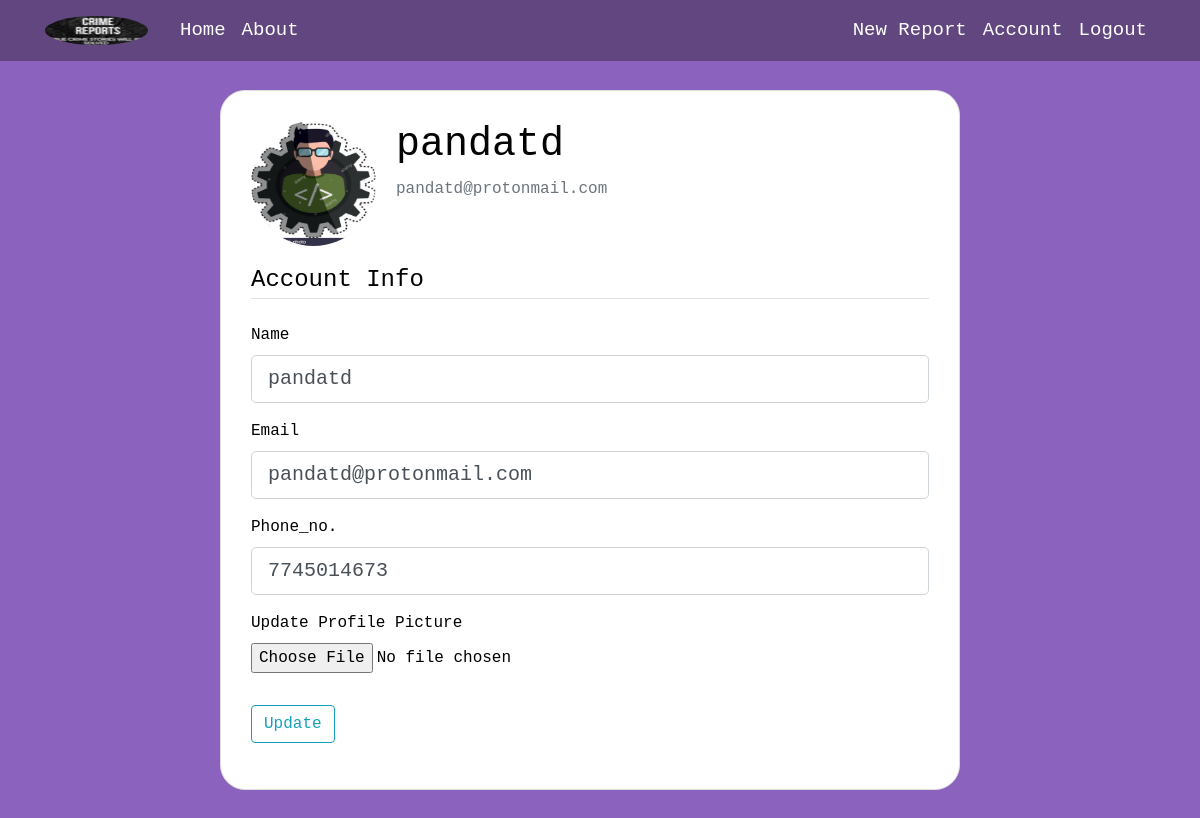
Page /account (signed in) on the committed database.
### report/models.py (models this page shows, shortened)
class User(db.Model , UserMixin):
    id = db.Column(db.Integer, primary_key=True)
    username = db.Column(db.String(50), unique=True, nullable=False)
    email = db.Column(db.String(150), unique=True, nullable=False)
    phone_no = db.Column(db.Integer , unique=True , nullable=False)
    image_file = db.Column(db.String(20), nullable=False, default='default.jpg')
    password = db.Column(db.String(60), nullable=False)
    reports = db.relationship('Report', backref='author', lazy=True)

### report/routes.py (the view)
@app.route("/account", methods=['GET', 'POST'])
@login_required
def account():
    form = UpdateAccountForm()
    if form.validate_on_submit():
        if form.picture.data:
            picture_file = save_picture(form.picture.data)
            current_user.image_file = picture_file
        current_user.username = form.username.data
        current_user.phone_no = form.phone_no.data
        current_user.email = form.email.data
        db.session.commit()
        flash('Your account has been updated!', 'success')
        return redirect(url_for('account'))
    elif request.method == 'GET':
        form.username.data = current_user.username
        form.email.data = current_user.email
        form.phone_no.data = current_user.phone_no
    image_file = url_for('static', filename='images/' + current_user.image_file)
    return render_template('account.html', title='Account',
                           image_file=image_file, form=form)

### report/forms.py (shortened to what this page needs)
class UpdateAccountForm(FlaskForm):
    username = StringField('Name',
                           validators=[DataRequired(), Length(min=2, max=20)])
    email = StringField('Email',
                        validators=[DataRequired(), Email()])
    phone_no = TelField('Phone_no.' , validators=[DataRequired() , Length(min=10 , max=13)])
    picture = FileField('Update Profile Picture', validators=[FileAllowed(['jpg', 'png'])])
    submit = SubmitField('Update')

### report/models.py (called while the page is built)
@login_manager.user_loader
def load_user(user_id):
    return User.query.get(int(user_id))

### report/templates/account.html (shortened to what this page needs)
{% extends "layout.html" %}
{% block content %}
    <div class="content-section">
      <div class="media">
        <img class="rounded-circle account-img" src="{{ image_file }}">
        <div class="media-body">
          <h2 class="account-heading" style="color: black;">{{ current_user.username }}</h2>
          <p class="text-secondary">{{ current_user.email }}</p>
        </div>
      </div>
        <form method="POST" action="" enctype="multipart/form-data">
            <fieldset class="form-group">
                <legend class="border-bottom mb-4">Account Info</legend>
                <div class="form-group">
                    {{ form.username.label(class="form-control-label") }}
                    {% if form.username.errors %}
                        {{ form.username(class="form-control form-control-lg is-invalid") }}
                        <div class="invalid-feedback">
                            {% for error in form.username.errors %}
                                <span>{{ error }}</span>
                            {% endfor %}
                        </div>
                    {% else %}
                        {{ form.username(class="form-control form-control-lg") }}
                    {% endif %}
                </div>
                <div class="form-group">
                    {{ form.email.label(class="form-control-label") }}
                    {% if form.email.errors %}
                        {{ form.email(class="form-control form-control-lg is-invalid") }}
                        <div class="invalid-feedback">
                            {% for error in form.email.errors %}
                                <span>{{ error }}</span>
                            {% endfor %}
                        </div>
                    {% else %}
                        {{ form.email(class="form-control form-control-lg") }}
                    {% endif %}
                </div>
                <div class="form-group">
                    {{ form.phone_no.label(class="form-control-label") }}
                    {% if form.phone_no.errors %}
                        {{ form.phone_no(class="form-control form-control-lg is-invalid") }}
                        <div class="invalid-feedback">
                            {% for error in form.phone_no.errors %}
                                <span>{{ error }}</span>
                            {% endfor %}
                        </div>
                    {% else %}
                        {{ form.phone_no(class="form-control form-control-lg") }}
                    {% endif %}
                </div>
                <div class="form-group">
                    {{ form.picture.label() }}
                    {{ form.picture(class="form-control-file") }}
                </div>
            </fieldset>
            <div class="form-group">
                {{ form.submit(class="btn btn-outline-info") }}
            </div>
        </form>
    </div>
{% endblock content %}

### report/static/main.css (style rules this page uses)
* { margin: 0; padding: 0; }
body { background-color: #8c62bf; color: #000000; margin-top: 5rem; font-family:monospace; }
h1, h2, h3, h4, h5, h6 { color: #ffffff; }
.content-section { background: #ffffff; padding: 30px 30px; border: 1px solid #dddddd; border-radius: 25px; margin-bottom: 20px; }
.account-img { height: 125px; width: 125px; margin-right: 20px; margin-bottom: 16px; }
.account-heading { font-size: 2.5rem; }

### rows in the picture
User: username "pandatd", email "pandatd@protonmail.com", phone_no "7745014673"
